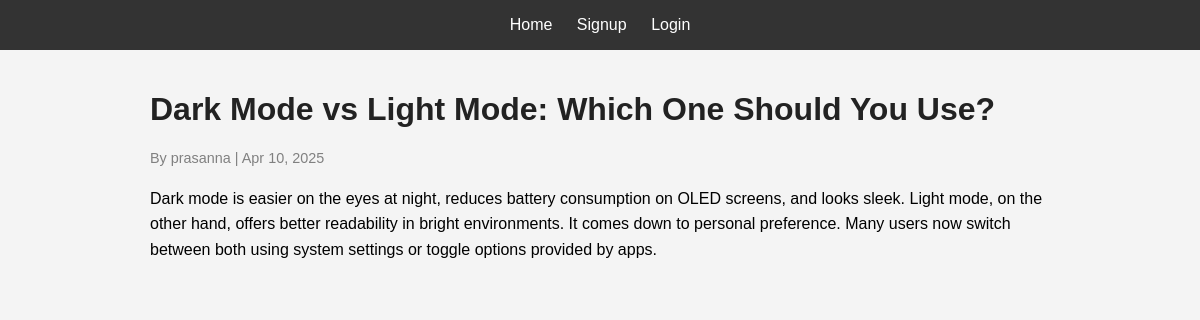
The app's page /detail/15/ with its own data.
### blog/models.py (models this page shows, shortened)
class Blog(models.Model):
    title = models.CharField(max_length=300)
    content = models.TextField()
    author = models.ForeignKey(User,on_delete=models.CASCADE)
    created_at=models.DateTimeField(auto_now_add=True)

### blog/views.py (the view)
# urls.py: path('detail/<int:id>/', views.blog_detail_view, name='blog_detail'),
def blog_detail_view(request, id):
    blog = get_object_or_404(Blog, pk=id)
    return render(request, 'blog_detail.html', {'blog': blog})

### blog/templates/blog_detail.html (shortened to what this page needs)
{% extends 'base.html' %}
{% load static %}
{% block content %}
<div class="blog-detail">
    <h1>{{ blog.title }}</h1>
    <p class="author">By {{ blog.author.username }} | {{ blog.created_at|date:"M d, Y" }}</p>
    <div class="content">{{ blog.content|linebreaks }}</div>
</div>
{% endblock %}

### blog/static/style.css (style rules this page uses)
body { font-family: Arial, sans-serif; margin: 0; background: #f4f4f4; }
h1, h2 { color: #222; }
.author { font-size: 0.9em; color: gray; }
.blog-detail .content { margin-top: 20px; line-height: 1.6; }

### records on screen
Blog: title "Dark Mode vs Light Mode: Which One Should You Use?", author.username "prasanna", created_at "Apr 10, 2025", content "Dark mode is easier on the eyes at night, reduces battery consumption on OLED screens, and looks sleek. Light mode, on the other hand, offers better readability in bright environments. It comes down to personal preference. Many users now switch between both using system settings or toggle options provided by apps."
